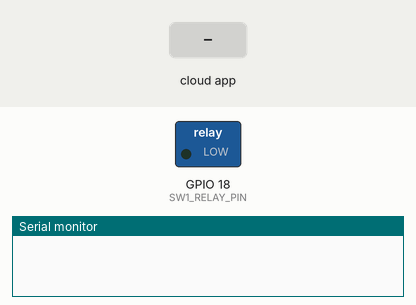
The sketch below on a simulated ESP32. On the bench: switched loads named in the sketch (green lamp = pin HIGH), the last lines printed to the serial monitor. The test bench sets the inputs (shaded band).

Above: at 1.2 s.
1.3 s: the phone or cloud app sets lamba to 1
At 2.3 s:
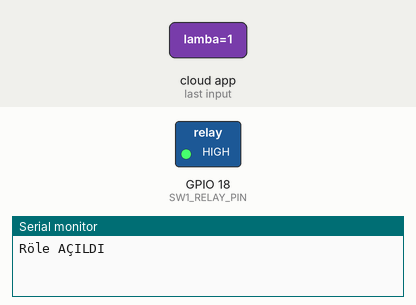
2.8 s: the phone or cloud app sets lamba to 0
At 3.4 s:
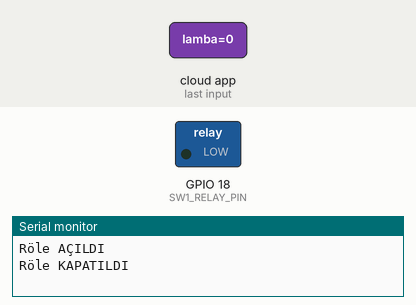
Timing chart, 0 to 5.8 s (numbered marks = the images above; inputs shaded):
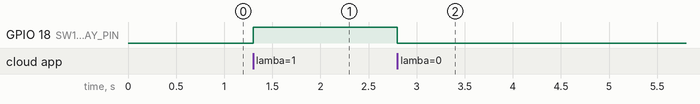

The sketch:

sketch_jul31a.ino
```cpp
#include <WiFi.h>
#include <ThingerESP32.h>

// --- THINGER.IO KİMLİK BİLGİLERİ ---
#define USERNAME "***********"
#define DEVICE_ID "*********"
#define DEVICE_CREDENTIAL "**********"

// --- AĞ BİLGİLERİ (Telefonunuzun Dağıttığı İnternet) ---
#define SSID "************"
#define SSID_PASSWORD "**********"

ThingerESP32 thing(USERNAME, DEVICE_ID, DEVICE_CREDENTIAL);

// --- RÖLE PİNLERİ ---
#define SW1_RELAY_PIN 18

void setup()
{
  Serial.begin(115200);


  pinMode(SW1_RELAY_PIN, OUTPUT);
  digitalWrite(SW1_RELAY_PIN, LOW);


  thing.add_wifi(SSID, SSID_PASSWORD);


  thing["lamba"] << [](pson& in)
  {
    if(in.is_empty())
    {
      in = (digitalRead(SW1_RELAY_PIN) == HIGH);
    }
    else
    {
      if(in)
      {
        digitalWrite(SW1_RELAY_PIN, HIGH);
        Serial.println("Röle AÇILDI");
      }
      else
      {
        digitalWrite(SW1_RELAY_PIN, LOW);
        Serial.println("Röle KAPATILDI");
      }
    }
  };
}

void loop()
{
  thing.handle();
}
```

Measured:
- after the input at 1.3 s, GPIO 18 (SW1_RELAY_PIN): LOW → HIGH at once
- after the input at 2.8 s, GPIO 18 (SW1_RELAY_PIN): HIGH → LOW at once
